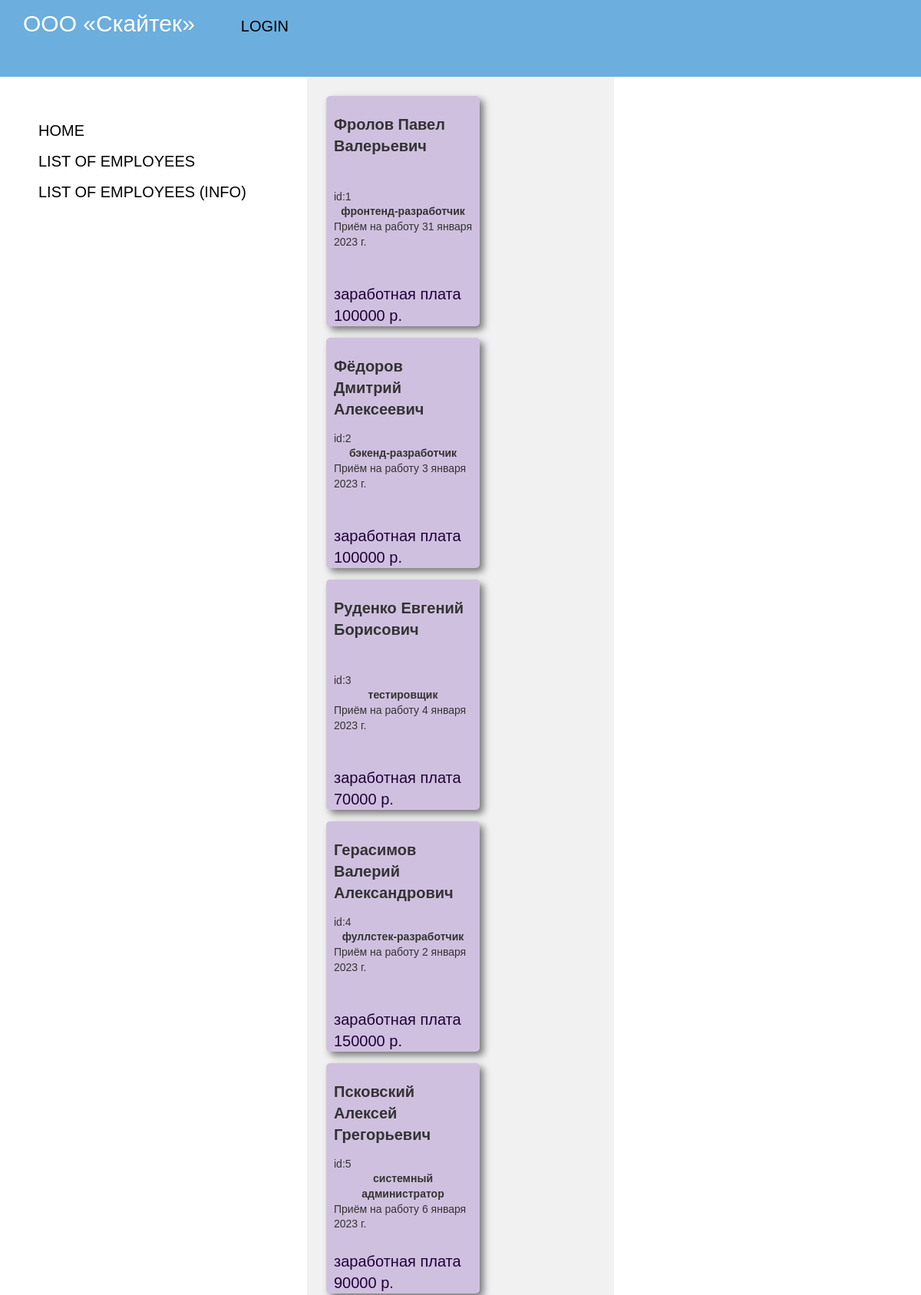
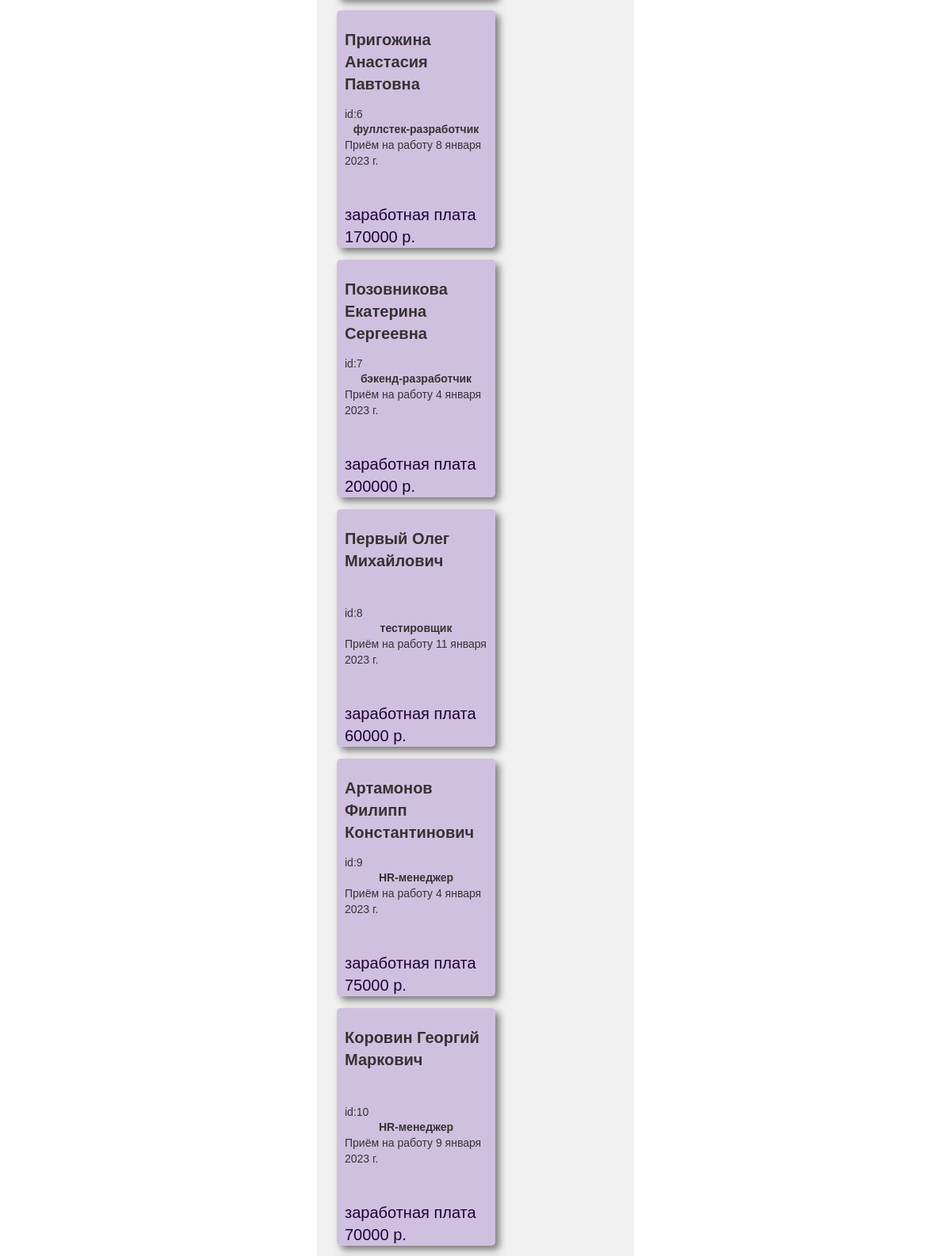
/users/ (upper part), run on the app's committed database (2 pictures, top to bottom).
### Staff/models.py (models this page shows, shortened)
class User(Model):
    fk_position = ForeignKey(Position, null=True, on_delete=SET_NULL, verbose_name='Должность сотрудника')
    name = CharField(null=True, max_length=100, verbose_name='ФИО сотрудника')
    date = DateField(default=timezone.now().strftime('%d.%m.%Y'), verbose_name='Дата приёма на работу')
    amount = IntegerField(default=0, null=True, blank=True, verbose_name='Размер заработной платы')
    photo = ImageField(upload_to='images/users', height_field=None, width_field=None,
                       max_length=100, blank=True, verbose_name='Фото сотрудника')
    class Meta:
        verbose_name = 'Сотрудник'
        verbose_name_plural = 'Сотрудники'

class Position(Model):
    name = CharField(null=True, max_length=100, verbose_name='Должность сотрудника')
    class Meta:
        verbose_name = 'Должность'
        verbose_name_plural = 'Должности'
    def __str__(self): # __str__ применяется для отображения объекта в интерфейсе
        return self.name

### Staff/views.py (the view)
def get_list_users(request):
    users = get_sort_data(request)
    context = {
        'users': users,
    }
    templates = 'users/list_users.html'
    return render(request, templates, context)

### Staff/views.py (called while the page is built, shortened)
def get_sort_data(request):
    users = User.objects.all()
    return users

### Staff/templates/users/list_users.html
{% extends 'main.html' %}
{% load static %}
{% block content %}
    {% for user in users %}
        <div class="user-card" onclick="location.href='{% url 'page-user-info' user.id %}'" style="cursor:pointer;">
            <h1 class="user-name">{{ user.name }}</h1>id:{{ user.id }}
            <div class="user-description">{{ user.fk_position }}</div>
            <div class="user-date">Приём на работу {{ user.date }}</div>
            <div class="user-amount">заработная плата {{ user.amount }} р.</div>
        </div>
    {% endfor %}
{% endblock %}

### OnlineCatalog/templates/main.html (shortened to what this page needs)
<!DOCTYPE html>
<html lang="ru">
<head>
    {% load static %}
    <link rel="stylesheet" href="{% static 'css/style.css' %}">
</head>
<body>
    <div class="content-wrapper">
        <header class="header">
            <p style="font-size: 30px; margin: 0; padding: 10px 1em;">ООО &laquo;Скайтек&raquo;</p>
            <p style="font-size: 30px; margin: 0; padding: 10px 1em;">
                <a href="{% url 'page-sign' %}" class="menu__link">Login</a>
            </p>
        </header>
        <div class="container clearfix">
            <aside class="sidebar sidebar1">
                <a href="{% url 'page-home' %}" class="menu__link">Home</a><br>
                <a href="{% url 'page-users' %}" class="menu__link">List of employees</a><br>
                <a href="{% url 'page-users-info' %}" class="menu__link">List of employees (info)</a><br>
            </aside>
            <main class="content">
            {% block content %}{% endblock %}
            </main>
            <aside class="sidebar sidebar2"></aside>
        </div>
    </div>
</body>
</html>

### OnlineCatalog/static/css/style.css (style rules this page uses)
html { line-height: 1.15; -webkit-text-size-adjust: 100%; }
body { margin: 0; }
main { display: block; }
h1 { font-size: 2em; margin: 0.67em 0; }
a { background-color: transparent; }
* { -webkit-box-sizing: border-box; -moz-box-sizing: border-box; box-sizing: border-box; }
.clearfix:after { content: ""; display:block; clear: both; }
html { min-width: 900px; }
html, body { height: 100%; margin: 0; padding: 0; font-family: Arial, sans-serif; font-size: 14px; line-height: 1.4; color: #333; background-color: #fff; }
.header, .content-wrapper, .container, .content, .footer { display: -webkit-flex; display: -moz-flex; display: -ms-flex; display: -o-flex; display: flex; flex-direction: row; }
.header { height: 100px; background: #6CAEDD; color: #fff; -webkit-box-flex: 0; -webkit-flex: none; -ms-flex: none; flex: none; }
a { outline: none; text-decoration: none; display: inline-block; margin-right: 0.625%; text-align: center; line-height: 2; color: #000000; }
.menu__link, .user__link { font-size: 20px; text-decoration: none; text-transform: uppercase; }
.sidebar { width: 400px; flex: 0 0 auto; }
.sidebar1 { order: 1; order: 0; padding: 50px; }
.sidebar2 { order: 2; order: 2; }
.content-wrapper { margin: 0 auto; flex-direction: column; height: 100%; min-width: 500px; max-width: 2000px; }
.container { flex-wrap: nowrap; flex: 1 0 auto; }
.content, .user-sorted { width: 100%; padding: 10px; }
.content { background: #f1f1f1; order: 0; order: 1; display: flex; flex-wrap: wrap; }
.user-card { height: 300px; width: 200px; background: #d0c0df; border-radius: 5px; padding: 10px; margin: 15px 15px 0 15px; box-shadow: 5px 5px 10px rgba(0,0,0,0.5); }
.user-card, .user-card0, .user-card1 { position: relative; }
.user-name { height: 85px; }
.user-description { text-align: center; font-weight: bold; }
.user-amount { width: 100%; display: flex; color: #1e003a; bottom: 0; }
.user-amount, .user-profile-img0, .user-profile-img1 { position: absolute; }
.user-name, .user-amount, .user-date0, .user-description0, .user-amount0, .user-date1, .user-description1, .user-amount1 { font-size: 20px; }

### data on the page
User: name "Фролов Павел Валерьевич", id "1", fk_position "фронтенд-разработчик", date "31 января 2023 г.", amount "100000"
User: name "Фёдоров Дмитрий Алексеевич", id "2", fk_position "бэкенд-разработчик", date "3 января 2023 г.", amount "100000"
User: name "Руденко Евгений Борисович", id "3", fk_position "тестировщик", date "4 января 2023 г.", amount "70000"
User: name "Герасимов Валерий Александрович", id "4", fk_position "фуллстек-разработчик", date "2 января 2023 г.", amount "150000"
User: name "Псковский Алексей Грегорьевич", id "5", fk_position "системный администратор", date "6 января 2023 г.", amount "90000"
User: name "Пригожина Анастасия Павтовна", id "6", fk_position "фуллстек-разработчик", date "8 января 2023 г.", amount "170000"
User: name "Позовникова Екатерина Сергеевна", id "7", fk_position "бэкенд-разработчик", date "4 января 2023 г.", amount "200000"
User: name "Первый Олег Михайлович", id "8", fk_position "тестировщик", date "11 января 2023 г.", amount "60000"
User: name "Артамонов Филипп Константинович", id "9", fk_position "HR-менеджер", date "4 января 2023 г.", amount "75000"
User: name "Коровин Георгий Маркович", id "10", fk_position "HR-менеджер", date "9 января 2023 г.", amount "70000"
